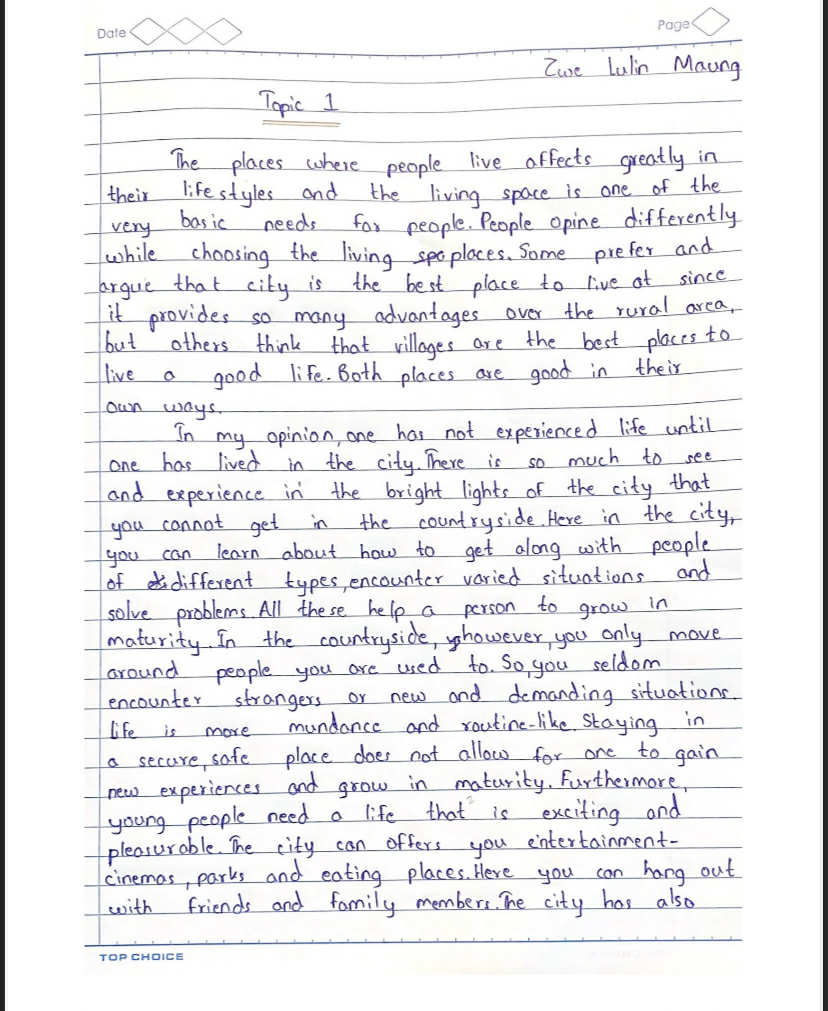
#> input picture test_images/test1.jpeg, 828 x 1011 px
$ python -i enhancement.py   (imports and definitions only)   (older library calls are emulated)
#> lines starting #> are read from the running program, lines starting #| are printed output that depends on the picture
#> further down, picture is the input picture: shape (1011, 828, 3); mean B, G, R 239.6, 237.8, 237.9
# module1/enhancement.py

import cv2
import numpy as np
import matplotlib.pyplot as plt
from skimage import exposure
from scipy import fftpack


# =========================
# Histogram Processing
# =========================
def histogram_equalization(img):
    """
    Apply histogram equalization.
    - Grayscale: cv2.equalizeHist directly.
    - Color: equalize Y channel in YCrCb to preserve color balance.
    """
    if img.ndim == 2:
        return cv2.equalizeHist(img)

    # Color image → equalize luminance only
    ycrcb = cv2.cvtColor(img, cv2.COLOR_BGR2YCrCb)
#> ycrcb: shape (1011, 828, 3); mean of channels 0, 1, 2 238, 127.9, 128.9
    y, cr, cb = cv2.split(ycrcb)
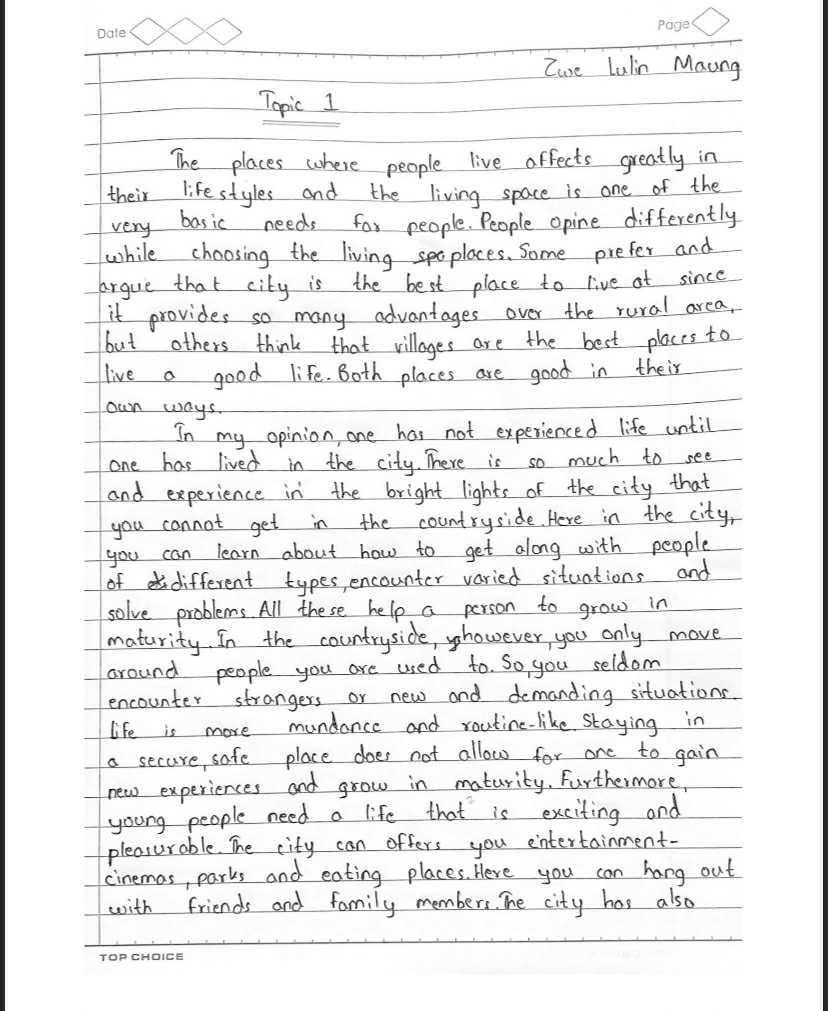
#> y: shape (1011, 828); min 3, max 255, mean 238
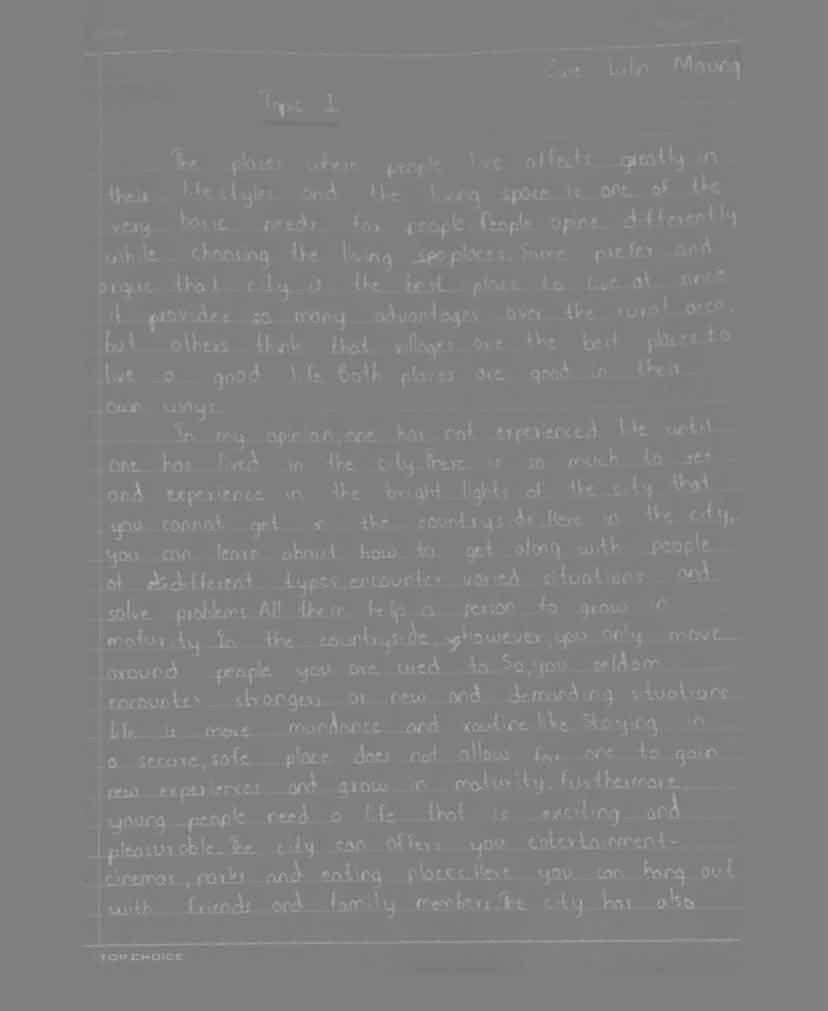
#> cb: shape (1011, 828); min 106, max 177, mean 128.9
    y_eq = cv2.equalizeHist(y)
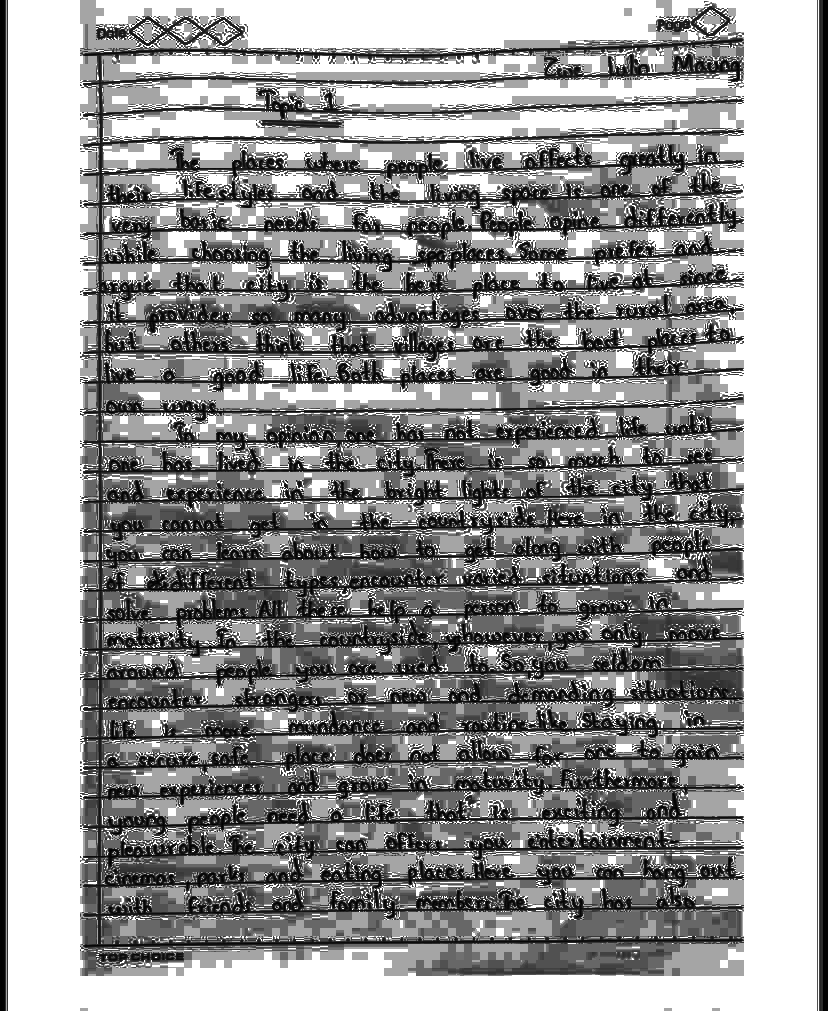
#> y_eq: shape (1011, 828); min 0, max 255, mean 150.3
    out = cv2.merge([y_eq, cr, cb])
#> out: shape (1011, 828, 3); mean of channels 0, 1, 2 150.3, 127.9, 128.9
    return cv2.cvtColor(out, cv2.COLOR_YCrCb2BGR)
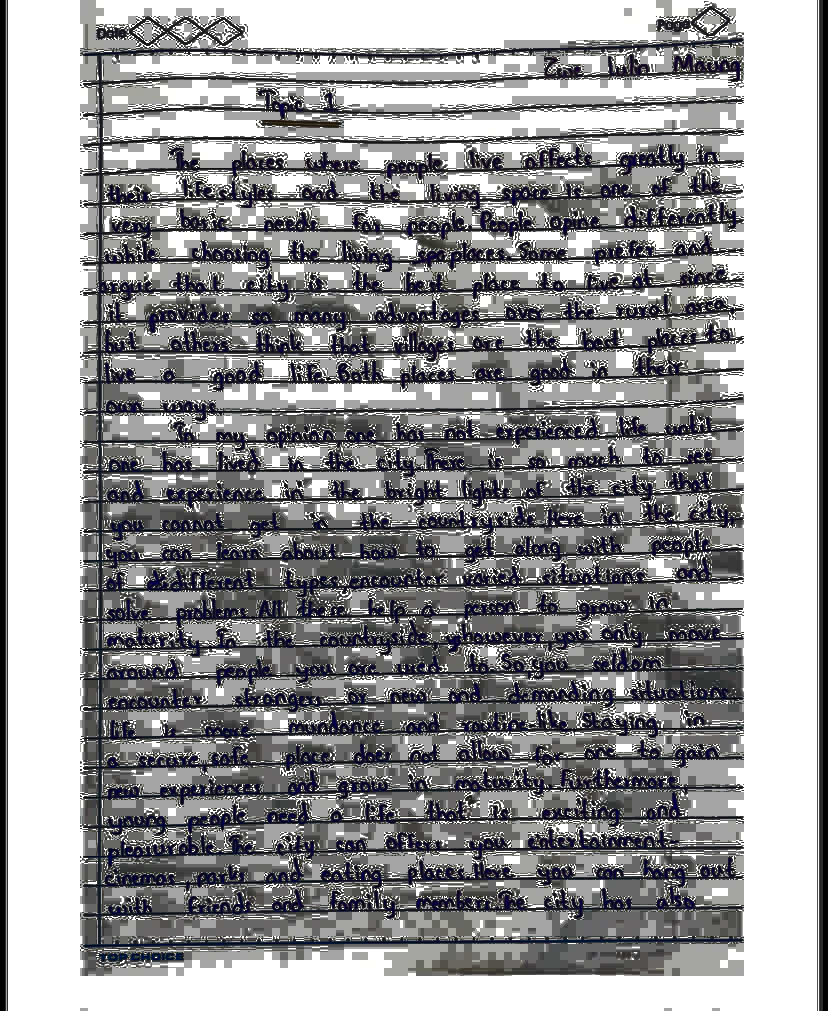
#> returned value: shape (1011, 828, 3); mean B, G, R 151.8, 150.1, 150.2


# [30 lines left out: functions histogram_matching, adjust_brightness_contrast, not called in this run]


# =========================
# Spatial Filtering
# =========================
def mean_filter(img, kernel_size=3):
    """Mean (average) filter for smoothing / noise reduction."""
    return cv2.blur(img, (kernel_size, kernel_size))


# [120 lines left out: functions median_filter, laplacian_sharpen, high_pass_filter, _radial_mask, frequency_filter, show_comparison, not called in this run]

>>> import cv2
>>> picture = cv2.imread('../test_images/test1.jpeg')
>>> result = histogram_equalization(picture)
